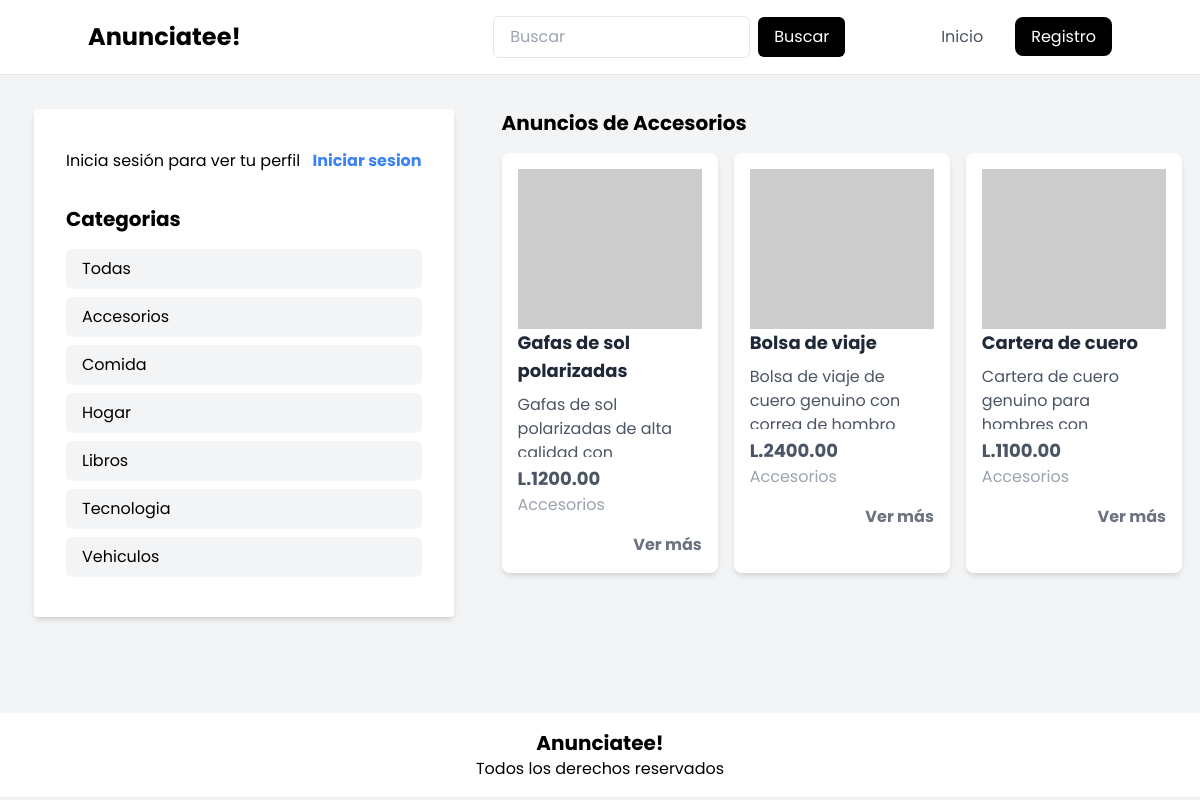
/index.php?category=Accesorios, run on the app's committed database.
### tables this page shows
CREATE TABLE `categories` (
  `id` int(11) NOT NULL,
  `name` varchar(20) NOT NULL
);

CREATE TABLE `advertisement` (
  `id` int(11) NOT NULL,
  `title` varchar(255) NOT NULL,
  `description` text NOT NULL,
  `price` decimal(10,2) NOT NULL,
  `user_id` int(11) NOT NULL,
  `category_id` int(11) NOT NULL
);

### config/database.php (called while the page is built)
<?php
class Database
{
    private $host = 'localhost';
    private $user = 'root';
    private $password = '';
    private $database = 'ddigital';
    public $connection;
    public function __construct()
    {
        try {
            $this->connection = new PDO("mysql:host=$this->host;dbname=$this->database", $this->user, $this->password);
            $this->connection->setAttribute(PDO::ATTR_ERRMODE, PDO::ERRMODE_EXCEPTION);
        } catch (PDOException $e) {
            echo "Connection failed: " . $e->getMessage();
        }
    }
    public function getConnection()
    {
        return $this->connection;
    }
}

### models/Category.php (called while the page is built)
<?php
include_once './config/database.php';
class Category{
    private $connection;
    public function __construct($db){
        $this->connection = $db;
    }
    public function getAllCategories(){
        try{
            $query = "SELECT * FROM categories";
            $stmt = $this->connection->prepare($query);
            $stmt->execute();
            $categories = $stmt->fetchAll(PDO::FETCH_ASSOC);
            return $categories;
        }catch(PDOException $e){
            echo "Error: " . $e->getMessage();
        }
    }
   public function getCategoryIdByName($name){
        try{
            $query = "SELECT id FROM categories WHERE name = :name";
            $stmt = $this->connection->prepare($query);
            $stmt->bindParam(':name', $name);
            $stmt->execute();
            $category = $stmt->fetch(PDO::FETCH_ASSOC);
            return $category['id'];
        }catch(PDOException $e){
            echo "Error: " . $e->getMessage();
        }
   }
    public function getCategoryNameById($id){
        try{
            $query = "SELECT name FROM categories WHERE id = :id";
            $stmt = $this->connection->prepare($query);
            $stmt->bindParam(':id', $id);
            $stmt->execute();
            $category = $stmt->fetch(PDO::FETCH_ASSOC);
            return $category['name'];
        }catch(PDOException $e){
            echo "Error: " . $e->getMessage();
        }
    }
}

### models/Advertisement.php (called while the page is built, shortened)
<?php
class Advertisement {
    private $connection;
    public function __construct($db) {
        $this->connection = $db;
    }
    public function getAdvertisementsByCategory($categoryId){
        try{
            $query = "SELECT * FROM advertisement WHERE category_id = :category_id";
            $stmt = $this->connection->prepare($query);
            $stmt->bindParam(':category_id', $categoryId);
            $stmt->execute();
            $advertisements = $stmt->fetchAll(PDO::FETCH_ASSOC);
            return $advertisements;
        }catch(PDOException $e){
            echo "Error: " . $e->getMessage();
        }
    }
}

### components/card.php (the view)
<?php
include_once './config/database.php';
include_once './models/Category.php';
function renderCard($anuncio)
{
    try {
        $db = new Database();
        $category = new Category($db->getConnection());
        $category_name = $category->getCategoryNameById($anuncio['category_id']);
        echo ' <div class="p-4 bg-white rounded-lg overflow-hidden shadow-md">
    <img class="h-40 w-full object-cover" src="https://picsum.photos/200/300?random='.$anuncio['id'].'" alt="Imagen del anuncio">
    <h2 class="text-gray-800 text-lg font-bold mb-2">' . $anuncio['title'] . '</h2>
    <p class="text-gray-600 text-base mb-2 overflow-hidden h-16" id="description">' . $anuncio['description'] . '</p>
    <span class="text-gray-600 font-bold text-lg mb-4">L.' . $anuncio['price'] . '</span>
    <p class="text-gray-400 text-base mb-4">' . $category_name . '</p>
    <div class="flex justify-end">
        <a href="anuncio.php?id='.$anuncio['id'].'" class="text-gray-500 font-bold hover:text-gray-700">Ver más</a>
    </div>
    </div>';
    } catch (PDOException $e) {
        echo "Error: " . $e->getMessage();
    }
}

### components/categories.php
<h4 class="text-xl font-bold text-black mb-4">Categorias</h4>
<a href="./controllers/category_controller.php?category=all" class="bg-gray-100 hover:bg-gray-200 mb-2 px-4 py-2 rounded-md">Todas</a>
<?php
include_once './config/database.php';
include_once './models/Category.php';
try {
    $db = new Database();
    $category = new Category($db->getConnection());
    $categories = $category->getAllCategories();
    foreach ($categories as $category) {
        echo "<a href='./controllers/category_controller.php?category=" . $category['name'] .
            "' class='bg-gray-100 hover:bg-gray-200 mb-2 px-4 py-2 rounded-md'>" . $category['name'] . "</a>";
    }
} catch (PDOException $e) {
    echo "Error: " . $e->getMessage();
}
?>

### controllers/index_controller.php (shortened to what this page needs)
<?php
include_once './config/database.php';
include_once './models/Advertisement.php';
include_once './models/Category.php';
include_once './components/card.php';
function renderAdvertisements(){
    try{
        $db = new Database();
        $advertisement = new Advertisement($db->getConnection());
        $category = new Category($db->getConnection());
        if(isset($_GET['category']) and $_GET['category'] != 'all'){
            $category_id = $category->getCategoryIdByName($_GET['category']);
            $advertisements = $advertisement->getAdvertisementsByCategory($category_id);
            foreach($advertisements as $anuncio){
                renderCard($anuncio);
            }
        }else if((!isset($_GET['category']) or $_GET['category'] == 'all') and (!isset($_GET['search']) or $_GET['search'] == '')){
            $advertisements = $advertisement->getLastAdvertisements();
            foreach($advertisements as $anuncio){
                renderCard($anuncio);
            }
        }
    }catch(PDOException $e){
        echo "Error: " . $e->getMessage();
    }
}

### assets/css/style.css (style rules this page uses)
* { margin: 0; padding: 0; box-sizing: border-box; font-family: 'Poppins', sans-serif; }

### data on the page
categories: name "Accesorios"
categories: name "Comida"
categories: name "Hogar"
categories: name "Libros"
categories: name "Tecnologia"
categories: name "Vehiculos"
advertisement: title "Gafas de sol polarizadas", description "Gafas de sol polarizadas de alta…", price "1200.00", category.name "Accesorios"
advertisement: title "Bolsa de viaje", description "Bolsa de viaje de cuero genuino con…", price "2400.00", category.name "Accesorios"
advertisement: title "Cartera de cuero", description "Cartera de cuero genuino para…", price "1100.00", category.name "Accesorios"

### other printed values
$_GET['category'] "Accesorios"
